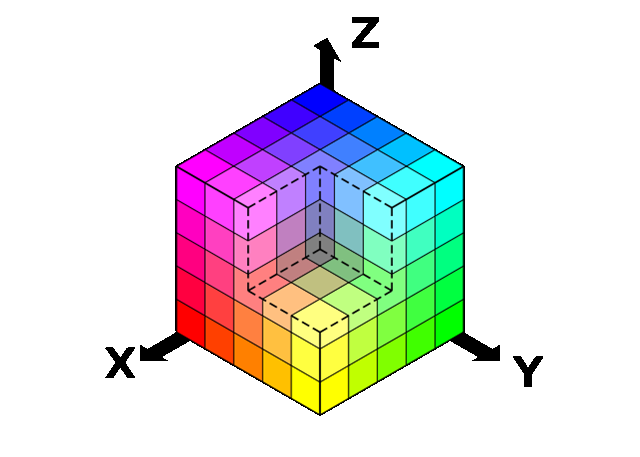
#> input picture 04_global_feat/img/RGB_cube.png, 640 x 457 px, found by its file name
$ jupyter execute seminar_01.ipynb   (shell and % lines are left out)
#> lines starting #> are read from the running program, lines starting #| are printed output that depends on the picture; after the words box and inside, x2 and y2 are one past the last pixel; in counts of white or black regions, pixels touching at a corner belong together
# Семинар №1

# Jupyter Notebook

### Markdown
[Здесь](https://athena.brynmawr.edu/jupyter/hub/dblank/public/Jupyter%20Notebook%20Users%20Manual.ipynb) представлено подробное руководство по Markdown, широко используемое в jupyter, github и т. д. Вкратце, это позволяет:

0. Делать списки
1.
## Делать
### заголовки
#### разных
##### масштабов
3. писать *текст* <s>самыми</s> **разными** способами
4. добавлять [гиперссылки](http://imgs.xkcd.com/comics/the_universal_label.png)

* Делать ненумерованные списки
    * в
    * том
        * числе
            * и
                * вложенные

 картиночки</img>

использовать Markdown:

$
\left\{
\begin{array}{ll}
x = 16 \sin^3 (t) \\
y = 13 \cos (t) - 5 \cos (2t) - 2 \cos (3t) - \cos (4t) \\
t \in [0, 2 \pi]
\end{array}
\right.$

а также писать такие символы как $\pi$ внутри строки.

### Горячие клавиши

Использование горячих клавиш позволяет очень cильно облегчить и ускорить работу с любой программой, особенно связанной со вводом текста. В плане горячих клавиш очень продвинутым является текстовый редактор vim. В нем существует отдельный режим, мозволяющий пользоваться горячими клавишами. В Jupyter notebook поддерживается та же концепция.

Существуют 2 режима работы: режим ввода и командный режим. Режим ввода отображается зеленой рамкой вокруг активной ячейки, командный режим -- синей. Для того, чтобы переключиться из режима ввода в командный режим необходимо нажать `Esc`, переход в режим редактирования осуществляется по нажатию клавиши `Enter`.

**В командном режиме часто используются следующие горячие клавиши:**
* `b` -- вставить пустую ячейку после текущей
* `a` -- вставить пустую ячейку перед текучей
-----
* `c` -- копировать текущую ячейку
* `x` -- вырезать ячейку
* `v` -- вставить ячейку из буфера после текущей
-----
* `dd` -- удалить текущую ячейку
* `z` -- отменить предыдущее действие (в юпитере не последней версии можно отменить ТОЛЬКО ОДНО действие)
-----
* `m` -- перевести ячейку в режим Markdown
* `y` -- перевести ячейку в режим кода
* `l` -- отображать номера строк
* `o` -- скрыть/показать вывод текущей ячейки
-----
* `ii` -- остановить выполнение текущей ячейки
* `00` -- перезагрузить ядро
* `s` -- сохранить notebook
-----
* `h` -- Показать справку по горячим клавишам

**Некоторые сочетания используются в режиме редактирования:**
* `Tab` (в  начале строки либо для выделенных строк) -- добавить отступ
* `Shift+Tab` (в  начале строки либо для выделенных строк) -- убрать отступ
-----
* `Tab` -- автодополнение вводимой команды
* `Shift+Tab` -- показать docstring введеннной команды
-----
* `Clrl+/` -- закомментировать выделеные строки

-----
* `Shift+Enter` -- выполнить текущую ячейку кода и перейти к следующей
* `Ctrl+Enter` -- выполнить текущую ячейку кода и остаться на ней
* `Alt+Enter` -- выполнить текущую ячейку кода и создать новую

### Замер времени выполнения кода

Измерение времени выполнения ячейки кода:

[cell 1]
import math

[cell 2]
a = 352e+11
for i in range(10000):
    a = math.sin(a)

Время выполнения конкретной строки из блока

[cell 3]
a = 352e+10
for i in range(10000):
    a = math.sin(a)

Замер времени выполнения в цикле

[cell 4]
a = 352e+10
for i in range(10000):
    a = math.sin(a)

# Что такое фотография?

Рассмотрим свет как волну. Любой источник света (или объект, который этот свет отражает) создаёт волну в трёхмерном пространстве. Эти волны интерферируют друг с другом, создавая сложную трёхмерную функцию, которую мы можем запечатлеть с помощью матрицы камеры.

На фото мы получаем "проекцию" этой трёхмерной функции в двухмерном пространстве. Каждый пиксель на фото соотвествует значению интенсивности света в этой точке пространства.

Так мы можем представить изображение в числовом виде, понятном для компьютера, и перейти к его дальнейшему анализу.

# **Работа с растровыми изображенями**
**Растровое изображение** $-$ изображение, представляющее собой сетку пикселей — цветных точек.
Важными характеристиками изображения являются: размер, глубина цвета и цветовое пространство.

Самый распространённый способ выделить объект $-$ это цвет.

**Цвет** $-$ это свойство тел отражать или испускать видимое излучение определенного спектрального состава и интенсивности.

Трихроматическая теория (сетчатка глаза имеет 3 вида рецепторов света, ответственных за цветное зрение) полагает, что достаточно всего трёх чисел, чтобы описать цвет (красный, синий, зелёный). Т.е. используя три значения **R, G, B**

Цветовые пространства бывают линейные и нелинейные.
К линейным относится **RGB**. Изучим его подробней.

[cell 5]
import cv2
import numpy as np
import matplotlib.pyplot as plt
# отображение графиков в ноутбуке

[cell 6]
# считаем изображение
image = cv2.imread('img/RGB_cube.png')
#> image is the input picture: shape (457, 640, 3); mean B, G, R 224.5, 224.4, 224.4

[cell 7]
# посмотрим, какой тип объекта
type(image), image.dtype

[cell 8]
# размерность
image.shape

[cell 9]
plt.imshow(image)
plt.axis('off')

[cell 10]
# преобразуем RGB в BGR для корректного отображения
# это необходимо из-за особенностей matplotlib
image = cv2.cvtColor(image, cv2.COLOR_BGR2RGB)

# отобразим объект
plt.imshow(image)
plt.axis('off')

## Grayscale

**Grayscale** - цветовой режим изображений, которые отображаются в оттенках серого цвета, размещённые в виде таблицы в качестве эталонов яркости белого цвета.

В компьютерном представлении широко распространённая серая шкала использует на каждый пиксел изображения один байт ($8$ бит) информации. Такая шкала передаёт $256$ оттенков (градаций) серого цвета, или яркости (значение $0$ представляет чёрный цвет, а значение $255$ $-$ белый).

Преобразование цветного изображения в оттенки серого из **RGB** пересчитывают по формуле:

\begin{align}
\ Y' & = 0.2126R + 0.7152G + 0.0722B \\
\end{align}

В **OpenCV_** сменить цветовой режим изображения можно с помощью функции **cv2.cvtColor(img, code)**

* **img** $-$ исходное изображение
* **code** $-$ кодировка для смены цвета.

Все кодировки есть в [документации](https://docs.opencv.org/3.4/d8/d01/group__imgproc__color__conversions.html#ga397ae87e1288a81d2363b61574eb8cab). В рамках занятий мы рассмотрим лишь их часть.

[cell 11]
# создадим grayscale изображение с помощью openCV
gray_image = cv2.cvtColor(image, cv2.COLOR_RGB2GRAY)
gray_image_0 = np.mean(image, axis=2)

fig, axs = plt.subplots(1, 3, figsize = (12, 8))
ax1, ax2, ax3 = axs

ax1.set_title('RGB изображение', fontsize=15)
ax1.imshow(image)
ax2.set_title('Grayscale изображение', fontsize=15)
ax2.imshow(gray_image, cmap='gray')
ax3.set_title(r'"Grayscale"изображение', fontsize=15)
ax3.imshow(gray_image_0, cmap='gray')


axs = [ax.axis('off') for ax in axs.flatten()]
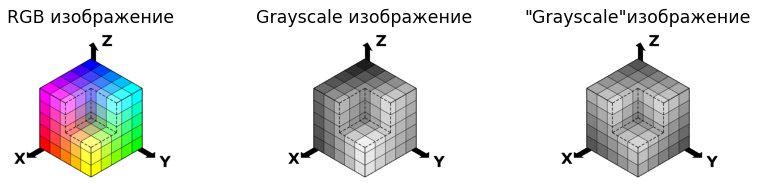
#> figure drawn by matplotlib, 3 panels

### Поиграемся с каналами
Выделим каналы изображения. Они представимы как массивы чисел, поэтому не составит труда их разделить из исходного изображения. Посмоторим на картинку, где есть только красный, зеленый и синий.

[cell 12]
# R scale
r = image[:, :, 0].copy()
r[(r >= 40) & (r <= 250)] = 0
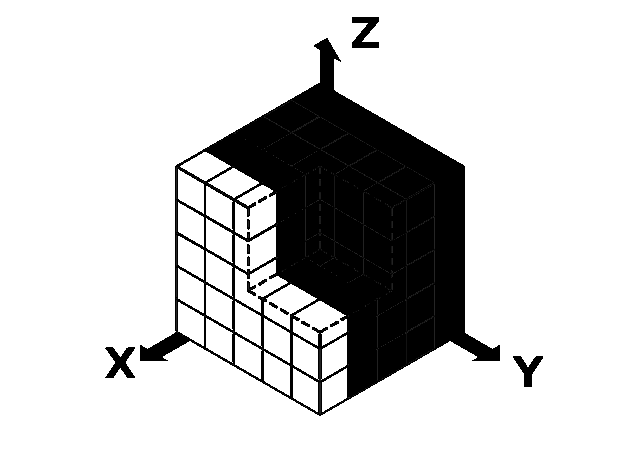
#> r: shape (457, 640); min 0, max 255, mean 208.2

# G scale
g = image[:, :, 1].copy()
g[(g >= 150) & (g <= 250)] = 0
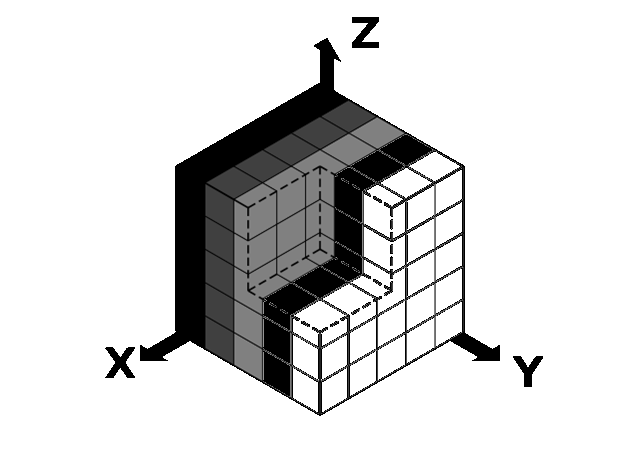
#> g: shape (457, 640); min 0, max 255, mean 217.4

# B scale
b = image[:, :, 2].copy()
b[(b >= 250) & (b <= 255)] = 0
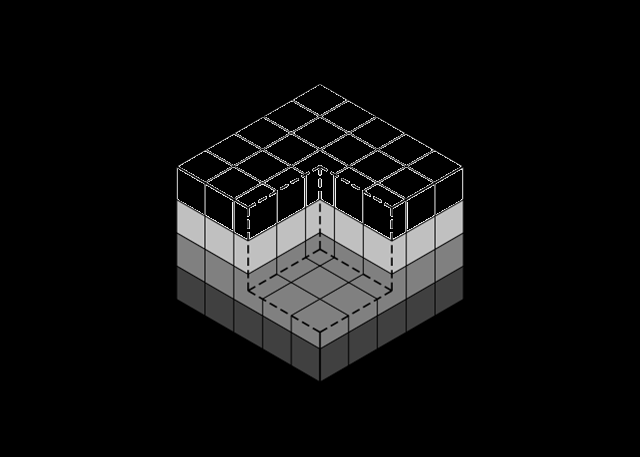
#> b: shape (457, 640); min 0, max 249, mean 16.3

[cell 13]
## посмотрим на результат
fig, axs = plt.subplots(1, 4, figsize = (20, 9))
ax1, ax2, ax3, ax4 = axs

ax1.set_title('R канал', fontsize=15)
ax1.imshow(r, cmap='gray')
ax2.set_title('G канал', fontsize=15)
ax2.imshow(g, cmap='gray')
ax3.set_title('B канал', fontsize=15)
ax3.imshow(b, cmap='gray')
ax4.set_title('RGB', fontsize=15)
ax4.imshow(image)

axs = [ax.axis('off') for ax in axs.flatten()]

***Контрольные вопросы:***

1. Почему так получилось?

Давайте изменим конфигурацию каналов, чтобы посмотреть на изменения.

[cell 14]
tr_val = 155  # пороговое значение

# R scale
r = image[:, :, 0].copy()
r[r < tr_val] = 0
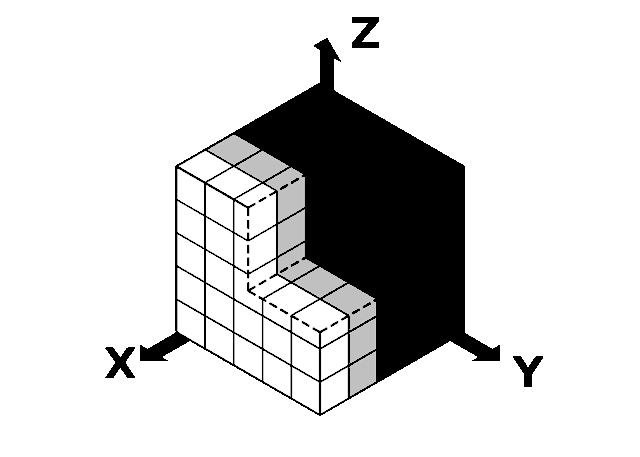
#> r: shape (457, 640); min 0, max 255, mean 215.1

# G scale
g = image[:, :, 1].copy()
g[g < tr_val] = 0
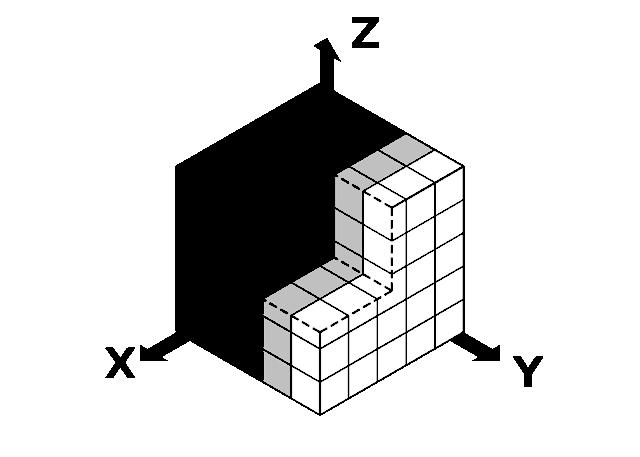
#> g: shape (457, 640); min 0, max 255, mean 215.1

# B scale
b = image[:, :, 2].copy()
b[b < tr_val] = 0
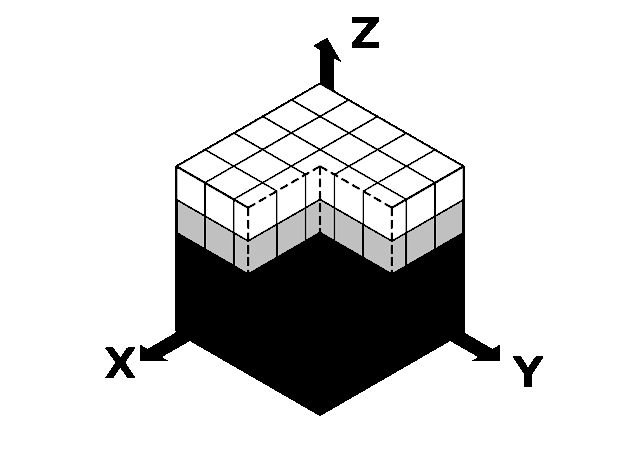
#> b: shape (457, 640); min 0, max 255, mean 215.2

[cell 15]
## посмотрим на результат
fig, axs = plt.subplots(1, 4, figsize = (20, 9))
ax1, ax2, ax3, ax4 = axs

ax1.set_title('R канал', fontsize=15)
ax1.imshow(r, cmap='gray')
ax2.set_title('G канал', fontsize=15)
ax2.imshow(g, cmap='gray')
ax3.set_title('B канал', fontsize=15)
ax3.imshow(b, cmap='gray')
ax4.set_title('RGB', fontsize=15)
ax4.imshow(image)

axs = [ax.axis('off') for ax in axs.flatten()]

### ***Контрольные вопросы:***

1. Какой вывод можно сделать из этих примеров?

2. Чем неудобна **RGB** кодировка цвета?

## Поиск по цвету

Бывают задачи, в которых отличительной особенностью предмета являтются его цветовые признаки. Рассмотрим пример:

Как мы можем в этом найти кота? Для начала мы можем оценить глазами, что цвет кота отличается от цвета окружения – он ярко рыжий и отлично виден в траве. Как мы можем выделить этот цвет в OpenCV? Для этого существует специальная функция ```cv2.inRange(image, low_color, max_color)```, она принимает на вход изображение и диапазон цвета, который мы хотим выделить. **На выходе мы получаем черно-белое изображение**, где белым выделены пиксели, цвета которых попадали в диапазон, а черным $-$ все другое. Дальше мы попробуем найти кота.

### Найди кота

Теперь попробуем найти кота на изображении с помощью реализованного поиска цвета выше. Одако вот так искать цвет для конкретного объекта в цветом пространстве RGB трудно. Рассмотрим пример для наглядности.

[cell 16]
cat_image  = cv2.imread('img/cat.jpg')
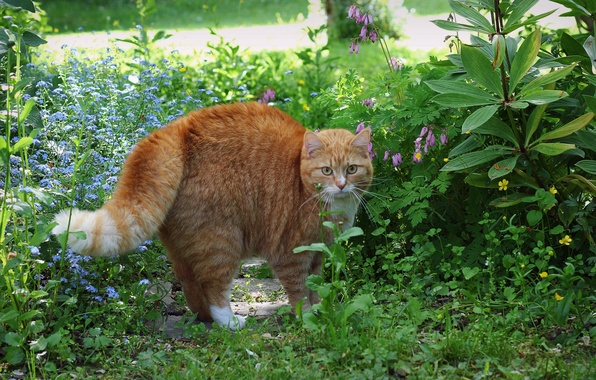
#> input picture 05_local_feat/img/cat.jpg, 596 x 380 px, found by its file name
#> cat_image is the input picture: shape (380, 596, 3); mean B, G, R 69.2, 112.2, 89.9
cat_image = cv2.cvtColor(cat_image, cv2.COLOR_BGR2RGB)  # преобразуем цвет для plt

# значения цвета можно посмотреть в gimp или paint
pix = 256
low_red = (0.37 * pix, 0.11 * pix, 0.0 * pix)
high_red = (0.60 * pix, 0.6 * pix, 0.4 * pix)

cat_area = cv2.inRange(cat_image, low_red, high_red)
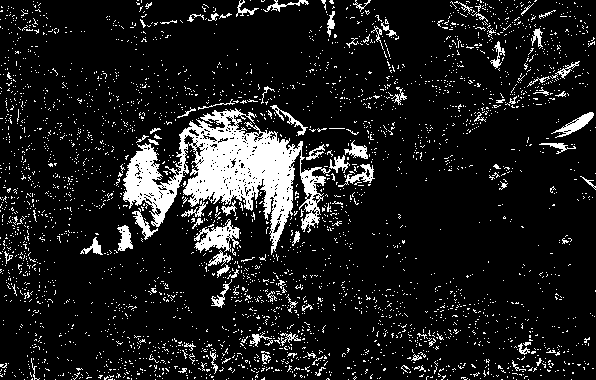
#> cat_area: shape (380, 596); 11.3% white; 3367 white regions (3278 under 20 px), largest, box (x1, y1, x2, y2) and area: (123, 108, 331, 255) 11095, (194, 219, 240, 253) 740, (551, 112, 594, 138) 342

# посмотрим на результат
fig, m_axs = plt.subplots(1, 2, figsize = (12, 9))
ax1, ax2 = m_axs

ax1.set_title('Исходная картинка', fontsize=15)
ax1.imshow(cat_image)
ax1.axis('off')


ax2.set_title('Только кот', fontsize=15)
ax2.imshow(cat_area, cmap='gray')
ax2.axis('off')

[cell 17]
cat_area.shape, cat_image.shape

[cell 18]
only_cat = np.zeros_like(cat_image)

for i in range(3):
    only_cat[..., i] = cat_image[..., i] * cat_area
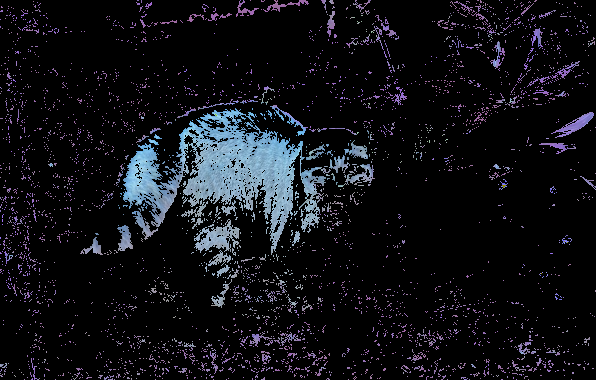
#> only_cat: shape (380, 596, 3); mean R, G, B 16, 16.9, 21.5

[cell 19]
cat_area.shape
#> (the rest of the program and of its run is left out)
